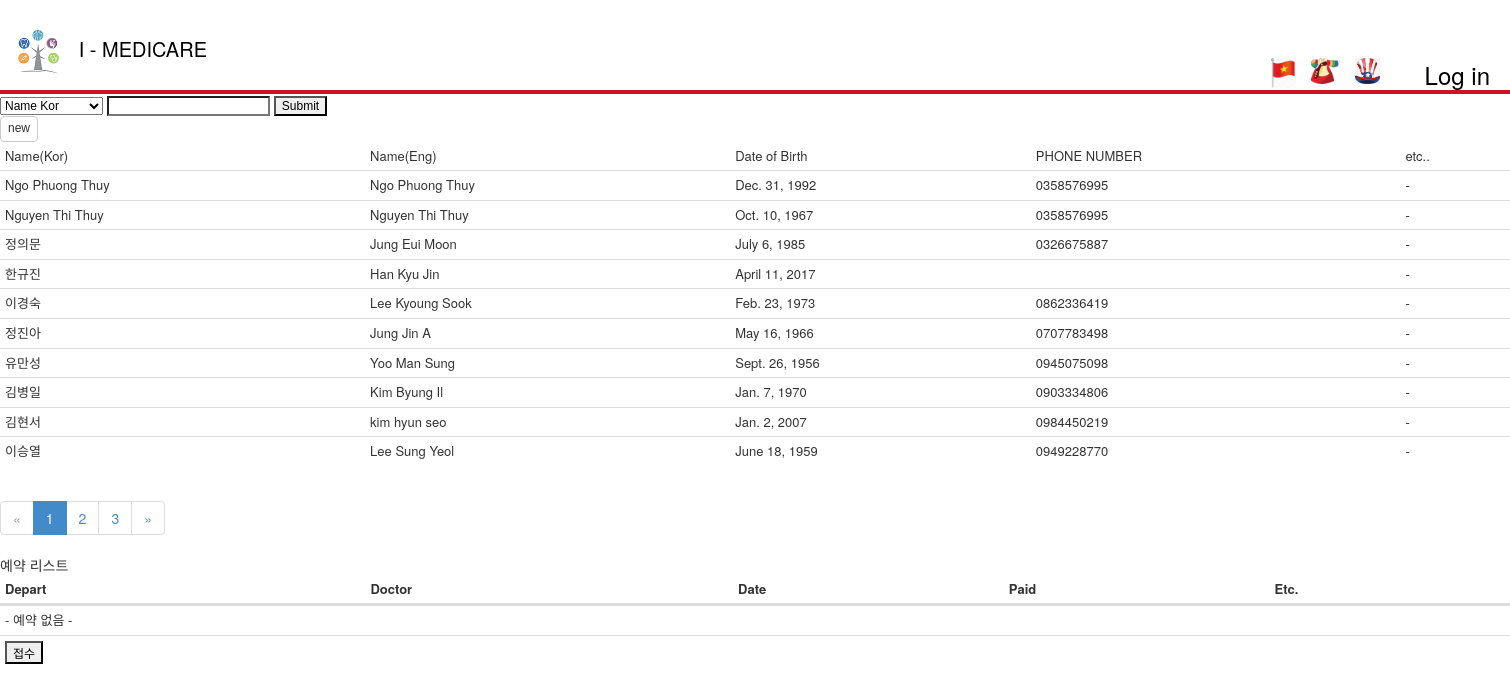
The page /receptionist/search on the database as committed earlier.
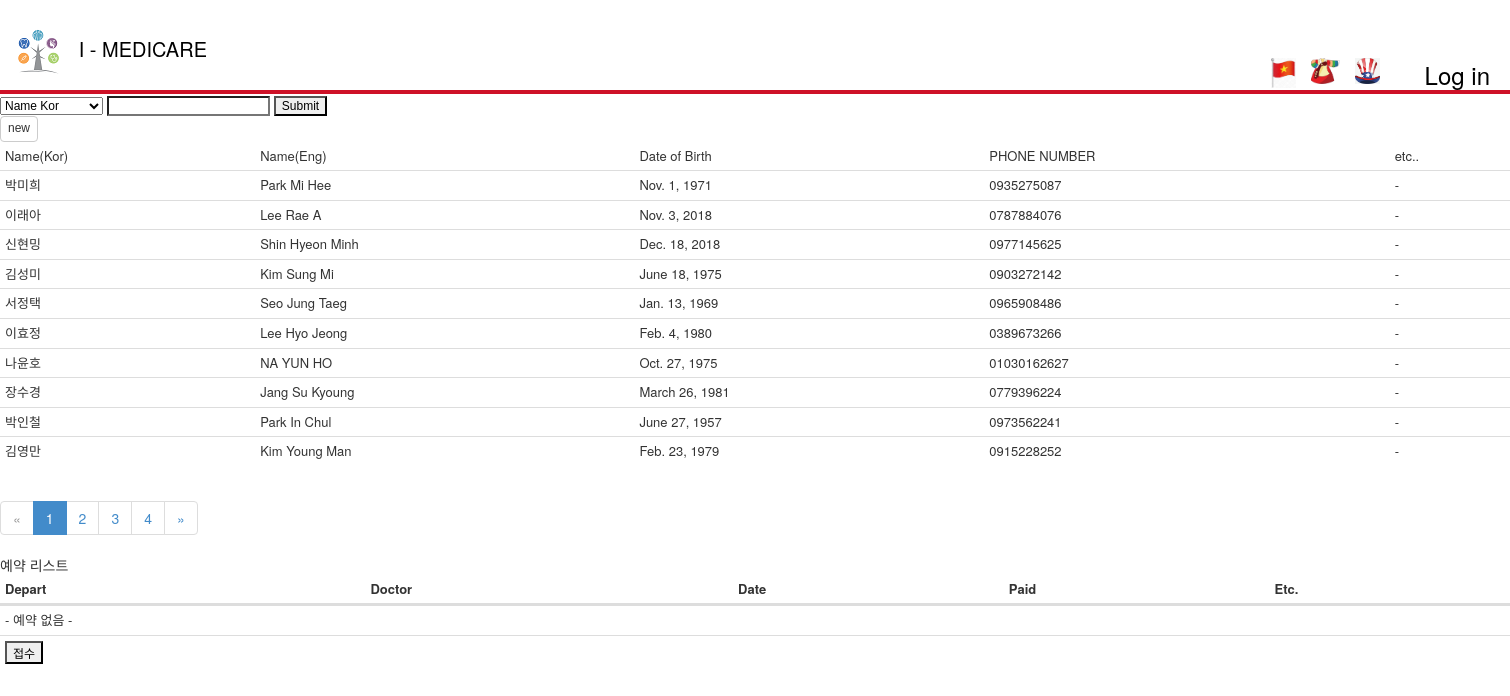
The same page on the database as committed later.
### Patient/models.py (models this page shows, shortened)
class Patient(models.Model):
    name_kor = models.CharField(
        max_length = 64,
        )
    name_eng = models.CharField(
        max_length = 64,
        )
    phone = models.CharField(
        max_length = 64,
        )
    gender = models.CharField(
        max_length = 8,
        )
    date_of_birth = models.DateField(
        blank=True,
        )
    date_registered = models.DateTimeField(
        auto_now_add=True,
        )
    address = models.CharField(
        max_length = 256,
        null=True,
        )
    past_id = models.CharField(
        null = True,
        default = None,
        max_length = 32,
        )

### Receptionist/views.py (the view)
# urls.py: path('search',views.search,name='search'),
def search(request):
    search_form = SearchPatientForm()
    page_context = 10 # 페이지 컨텐츠 갯수
    if 'search' in request.POST:
        search_form = SearchPatientForm(data = request.POST)
        if search_form.is_valid():
            category = search_form.cleaned_data['select']
            string = search_form.cleaned_data['search_input']
            kwargs = {
                    '{0}__{1}'.format(category, 'icontains'): string,
                }
            datas = Patient.objects.filter(**kwargs ).order_by("-id")
    else:
        datas = Patient.objects.all().order_by("-id")
    page = request.GET.get('page',1)
    paginator = Paginator(datas, page_context)
    try:
        paging_data = paginator.page(page)
    except PageNotAnInteger:
        paging_data = paginator.page(1)
    except EmptyPage:
        paging_data = paginator.page(paginator.num_pages)
    return render(request,
    'Receptionist/search.html',
            {
                'search': search_form,
                'datas':paging_data,
            },
        )

### Receptionist/forms.py
class SearchPatientForm(forms.Form):
    SEARCH_SEL = (
        ('name_kor',_('Name Kor')),
        ('name_eng',_('Name Eng')),
        ('date_of_birth',_('Date of Birth')),
        ('phone',_('Phone Number')),
        )
    filter = forms.ChoiceField(
        widget=forms.Select,
        choices=SEARCH_SEL,
        )
    search_input = forms.CharField(
        )

### Receptionist/templates/Receptionist/search.html (shortened to what this page needs)
﻿{% extends "app/layout.html" %}
{% load staticfiles %}
{% block content %}
<form id="signup" class="form-horizontal" method="post" action="{% url 'Receptionist:reception_search' %}" enctype="multipart/form-data">
    <div class="search">
        <div>
            {{ search.filter }}
            {{ search.search_input }}
            <input type="submit" name="search" />
        </div>
        <div class="button">
            <a href="{% url 'Receptionist:reception' %}"><input type="button" value="new" class="btn btn-default" /></a>
        </div>
        <table class="table">
            <thead class="table-primary">
                <tr>
                    <td cols="col">Name(Kor)</td>
                    <td cols="col">Name(Eng)</td>
                    <td cols="col">Date of Birth</td>
                    <td cols="col">PHONE NUMBER</td>
                    <td cols="col">etc..</td>
                </tr>
            </thead>
            <tbody>
                {% for data in datas %}
                <tr style="cursor:pointer;" id="" onclick="check_reservation({{ data.id }})">
                    <td>{{data.name_kor}}</td>
                    <td>{{data.name_eng}}</td>
                    <td>{{data.date_of_birth}}</td>
                    <td>{{data.phone}}</td>
                    <td>-</td>
                </tr>
                {% endfor %}
            </tbody>
        </table>
        {% if datas.has_other_pages %}
        <ul class = "pagination">
        {% if datas.has_previous %}
          <li><a href="?page={{ datas.previous_page_number }}">&laquo;</a></li>
        {% else %}
          <li class = "disabled"><span>&laquo;</span></li>
        {% endif %}
        {% for i in datas.paginator.page_range %}
          {% if datas.number == i %}
            <li class="active"><span>{{ i }} <span class="sr-only">(current)</span></span></li>
          {% else %}
            <li><a href="?page={{ i }}">{{ i }}</a></li>
          {% endif %}
        {% endfor %}
        {% if datas.has_next %}
            <li><a href="?page={{ datas.next_page_number }}">&raquo;</a></li>
        {% else %}
            <li class="disabled"><span>&raquo;</span></li>
        {%endif %}
        </ul>
    {%endif%}
    </div>
    <div>
        예약 리스트
        <table class="table" id="reservation_table">
            <thead>
                <tr>
                    <th>Depart</th>
                    <th>Doctor</th>
                    <th>Date</th>
                    <th>Paid</th>
                    <th>Etc.</th>
                </tr>
            </thead>
            <tbody>
            {% if reservations  %}
                {% for reserve in reservations %}
                    <tr style="cursor:pointer;" onclick="reception_reserve({{ reserve.id }})">
                        <td></td>
                        <td></td>
                        <td></td>
                        <td></td>
                        <td>-</td>
                    </tr>
                {% endfor %}
            {% else %}
                <tr>
                    <td colspan="5"> - 예약 없음 - </td>
                </tr>
            {% endif %}
                <tr>
                    <td colspan="5"><input type="submit" value="접수" /></td>
                </tr>
            </tbody>
        </table>
    </div>
</form>
    {% endblock %}

Rows that differ between the two databases and show on the page:
no longer on this page (row unchanged): Patient: name_kor "Ngo Phuong Thuy", name_eng "Ngo Phuong Thuy", date_of_birth "Dec. 31, 1992", phone "0358576995"
no longer on this page (row unchanged): Patient: name_kor "Nguyen Thi Thuy", name_eng "Nguyen Thi Thuy", date_of_birth "Oct. 10, 1967", phone "0358576995"
no longer on this page (row unchanged): Patient: name_kor "정의문", name_eng "Jung Eui Moon", date_of_birth "July 6, 1985", phone "0326675887"
no longer on this page (row unchanged): Patient: name_kor "한규진", name_eng "Han Kyu Jin", date_of_birth "April 11, 2017"
no longer on this page (row unchanged): Patient: name_kor "이경숙", name_eng "Lee Kyoung Sook", date_of_birth "Feb. 23, 1973", phone "0862336419"
no longer on this page (row unchanged): Patient: name_kor "정진아", name_eng "Jung Jin A", date_of_birth "May 16, 1966", phone "0707783498"
no longer on this page (row unchanged): Patient: name_kor "유만성", name_eng "Yoo Man Sung", date_of_birth "Sept. 26, 1956", phone "0945075098"
no longer on this page (row unchanged): Patient: name_kor "김병일", name_eng "Kim Byung Il", date_of_birth "Jan. 7, 1970", phone "0903334806"
no longer on this page (row unchanged): Patient: name_kor "김현서", name_eng "kim hyun seo", date_of_birth "Jan. 2, 2007", phone "0984450219"
no longer on this page (row unchanged): Patient: name_kor "이승열", name_eng "Lee Sung Yeol", date_of_birth "June 18, 1959", phone "0949228770"
added Patient: name_kor "박미희", name_eng "Park Mi Hee", date_of_birth "Nov. 1, 1971", phone "0935275087"
added Patient: name_kor "이래아", name_eng "Lee Rae A", date_of_birth "Nov. 3, 2018", phone "0787884076"
added Patient: name_kor "신현밍", name_eng "Shin Hyeon Minh", date_of_birth "Dec. 18, 2018", phone "0977145625"
added Patient: name_kor "김성미", name_eng "Kim Sung Mi", date_of_birth "June 18, 1975", phone "0903272142"
added Patient: name_kor "서정택", name_eng "Seo Jung Taeg", date_of_birth "Jan. 13, 1969", phone "0965908486"
added Patient: name_kor "이효정", name_eng "Lee Hyo Jeong", date_of_birth "Feb. 4, 1980", phone "0389673266"
added Patient: name_kor "나윤호", name_eng "NA YUN HO", date_of_birth "Oct. 27, 1975", phone "01030162627"
added Patient: name_kor "장수경", name_eng "Jang Su Kyoung", date_of_birth "March 26, 1981", phone "0779396224"
added Patient: name_kor "박인철", name_eng "Park In Chul", date_of_birth "June 27, 1957", phone "0973562241"
added Patient: name_kor "김영만", name_eng "Kim Young Man", date_of_birth "Feb. 23, 1979", phone "0915228252"
Other text that changed with them:
new list line: "4"
